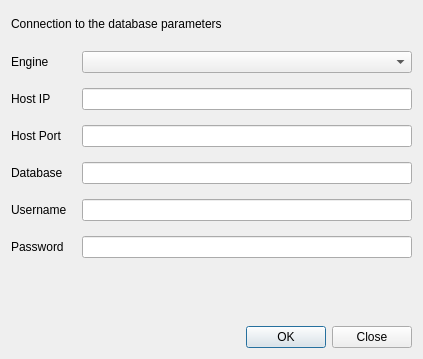
<?xml version="1.0" encoding="UTF-8"?>
<ui version="4.0">
 <class>DialogConnectionsSettings</class>
 <widget class="QDialog" name="DialogConnectionsSettings">
  <property name="geometry">
   <rect>
    <x>0</x>
    <y>0</y>
    <width>423</width>
    <height>359</height>
   </rect>
  </property>
  <property name="windowTitle">
   <string>Connection Parameters</string>
  </property>
  <property name="layoutDirection">
   <enum>Qt::LayoutDirection::LeftToRight</enum>
  </property>
  <property name="sizeGripEnabled">
   <bool>false</bool>
  </property>
  <layout class="QVBoxLayout" name="verticalLayout_2" stretch="0,0,0">
   <property name="spacing">
    <number>15</number>
   </property>
   <item>
    <widget class="QLabel" name="label">
     <property name="maximumSize">
      <size>
       <width>16777215</width>
       <height>25</height>
      </size>
     </property>
     <property name="text">
      <string>Connection to the database parameters</string>
     </property>
    </widget>
   </item>
   <item>
    <layout class="QFormLayout" name="formLayout">
     <item row="0" column="0">
      <widget class="QLabel" name="label_2">
       <property name="text">
        <string>Engine</string>
       </property>
      </widget>
     </item>
     <item row="0" column="1">
      <widget class="QComboBox" name="engineCombo"/>
     </item>
     <item row="1" column="0">
      <widget class="QLabel" name="label_3">
       <property name="text">
        <string>Host IP</string>
       </property>
      </widget>
     </item>
     <item row="1" column="1">
      <widget class="QLineEdit" name="hostIpEdit"/>
     </item>
     <item row="2" column="0">
      <widget class="QLabel" name="label_4">
       <property name="text">
        <string>Host Port</string>
       </property>
      </widget>
     </item>
     <item row="2" column="1">
      <widget class="QLineEdit" name="hostPortEdit"/>
     </item>
     <item row="3" column="0">
      <widget class="QLabel" name="label_5">
       <property name="text">
        <string>Database</string>
       </property>
      </widget>
     </item>
     <item row="3" column="1">
      <widget class="QLineEdit" name="databaseEdit"/>
     </item>
     <item row="4" column="0">
      <widget class="QLabel" name="label_6">
       <property name="text">
        <string>Username</string>
       </property>
      </widget>
     </item>
     <item row="4" column="1">
      <widget class="QLineEdit" name="usernameEdit"/>
     </item>
     <item row="5" column="0">
      <widget class="QLabel" name="label_7">
       <property name="text">
        <string>Password</string>
       </property>
      </widget>
     </item>
     <item row="5" column="1">
      <widget class="QLineEdit" name="passwordEdit">
       <property name="echoMode">
        <enum>QLineEdit::EchoMode::Password</enum>
       </property>
       <property name="clearButtonEnabled">
        <bool>false</bool>
       </property>
      </widget>
     </item>
    </layout>
   </item>
   <item>
    <widget class="QDialogButtonBox" name="buttonBox">
     <property name="layoutDirection">
      <enum>Qt::LayoutDirection::LeftToRight</enum>
     </property>
     <property name="orientation">
      <enum>Qt::Orientation::Horizontal</enum>
     </property>
     <property name="standardButtons">
      <set>QDialogButtonBox::StandardButton::Close|QDialogButtonBox::StandardButton::Ok</set>
     </property>
     <property name="centerButtons">
      <bool>false</bool>
     </property>
    </widget>
   </item>
  </layout>
 </widget>
 <resources/>
 <connections>
  <connection>
   <sender>buttonBox</sender>
   <signal>accepted()</signal>
   <receiver>DialogConnectionsSettings</receiver>
   <slot>accept()</slot>
   <hints>
    <hint type="sourcelabel">
     <x>248</x>
     <y>254</y>
    </hint>
    <hint type="destinationlabel">
     <x>157</x>
     <y>274</y>
    </hint>
   </hints>
  </connection>
  <connection>
   <sender>buttonBox</sender>
   <signal>rejected()</signal>
   <receiver>DialogConnectionsSettings</receiver>
   <slot>reject()</slot>
   <hints>
    <hint type="sourcelabel">
     <x>316</x>
     <y>260</y>
    </hint>
    <hint type="destinationlabel">
     <x>286</x>
     <y>274</y>
    </hint>
   </hints>
  </connection>
 </connections>
</ui>
